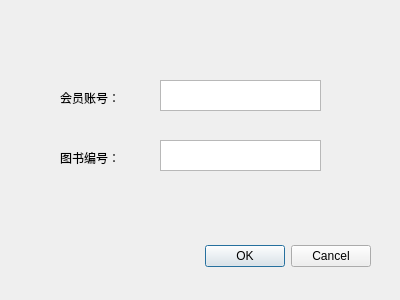
<?xml version="1.0" encoding="UTF-8"?>
<ui version="4.0">
 <class>ReturnBookDialog</class>
 <widget class="QDialog" name="ReturnBookDialog">
  <property name="geometry">
   <rect>
    <x>0</x>
    <y>0</y>
    <width>400</width>
    <height>300</height>
   </rect>
  </property>
  <property name="windowTitle">
   <string>还书手续办理</string>
  </property>
  <widget class="QDialogButtonBox" name="buttonBox">
   <property name="geometry">
    <rect>
     <x>30</x>
     <y>240</y>
     <width>341</width>
     <height>32</height>
    </rect>
   </property>
   <property name="orientation">
    <enum>Qt::Horizontal</enum>
   </property>
   <property name="standardButtons">
    <set>QDialogButtonBox::Cancel|QDialogButtonBox::Ok</set>
   </property>
  </widget>
  <widget class="QTextEdit" name="txtReaderCode">
   <property name="geometry">
    <rect>
     <x>160</x>
     <y>80</y>
     <width>161</width>
     <height>31</height>
    </rect>
   </property>
  </widget>
  <widget class="QTextEdit" name="txtBookCode">
   <property name="geometry">
    <rect>
     <x>160</x>
     <y>140</y>
     <width>161</width>
     <height>31</height>
    </rect>
   </property>
  </widget>
  <widget class="QLabel" name="label">
   <property name="geometry">
    <rect>
     <x>60</x>
     <y>90</y>
     <width>72</width>
     <height>15</height>
    </rect>
   </property>
   <property name="text">
    <string>会员账号：</string>
   </property>
  </widget>
  <widget class="QLabel" name="label_2">
   <property name="geometry">
    <rect>
     <x>60</x>
     <y>150</y>
     <width>72</width>
     <height>15</height>
    </rect>
   </property>
   <property name="text">
    <string>图书编号：</string>
   </property>
  </widget>
 </widget>
 <resources/>
 <connections>
  <connection>
   <sender>buttonBox</sender>
   <signal>accepted()</signal>
   <receiver>ReturnBookDialog</receiver>
   <slot>accept()</slot>
   <hints>
    <hint type="sourcelabel">
     <x>248</x>
     <y>254</y>
    </hint>
    <hint type="destinationlabel">
     <x>157</x>
     <y>274</y>
    </hint>
   </hints>
  </connection>
  <connection>
   <sender>buttonBox</sender>
   <signal>rejected()</signal>
   <receiver>ReturnBookDialog</receiver>
   <slot>reject()</slot>
   <hints>
    <hint type="sourcelabel">
     <x>316</x>
     <y>260</y>
    </hint>
    <hint type="destinationlabel">
     <x>286</x>
     <y>274</y>
    </hint>
   </hints>
  </connection>
 </connections>
</ui>
